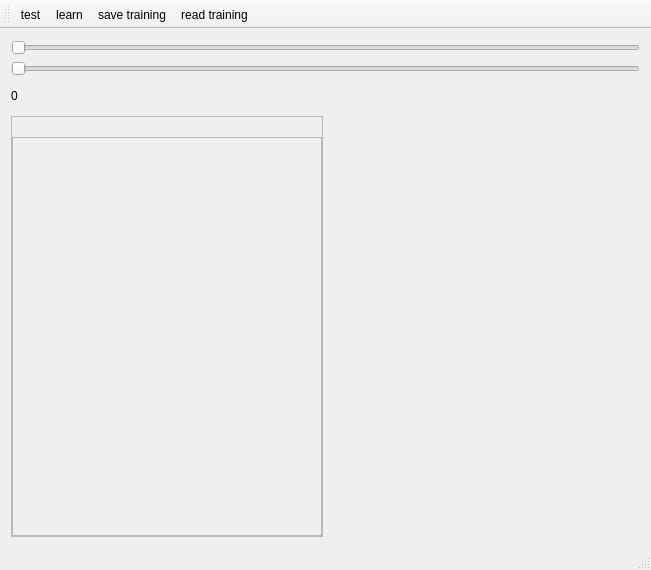
<?xml version="1.0" encoding="UTF-8"?>
<ui version="4.0">
 <class>MainWindow</class>
 <widget class="QMainWindow" name="MainWindow">
  <property name="geometry">
   <rect>
    <x>0</x>
    <y>0</y>
    <width>651</width>
    <height>570</height>
   </rect>
  </property>
  <property name="windowTitle">
   <string>hand writting recognition</string>
  </property>
  <widget class="QWidget" name="centralWidget">
   <layout class="QVBoxLayout" name="verticalLayout" stretch="0,0,0,1">
    <item>
     <widget class="QSlider" name="itemTrain">
      <property name="pageStep">
       <number>1</number>
      </property>
      <property name="orientation">
       <enum>Qt::Horizontal</enum>
      </property>
     </widget>
    </item>
    <item>
     <widget class="QSlider" name="itemTest">
      <property name="pageStep">
       <number>1</number>
      </property>
      <property name="orientation">
       <enum>Qt::Horizontal</enum>
      </property>
     </widget>
    </item>
    <item>
     <layout class="QHBoxLayout" name="horizontalLayout" stretch="0,0,0">
      <property name="topMargin">
       <number>0</number>
      </property>
      <item>
       <widget class="QLabel" name="lbl">
        <property name="sizePolicy">
         <sizepolicy hsizetype="Fixed" vsizetype="Fixed">
          <horstretch>0</horstretch>
          <verstretch>0</verstretch>
         </sizepolicy>
        </property>
        <property name="baseSize">
         <size>
          <width>28</width>
          <height>28</height>
         </size>
        </property>
        <property name="text">
         <string>0</string>
        </property>
       </widget>
      </item>
      <item>
       <widget class="QLabel" name="image">
        <property name="minimumSize">
         <size>
          <width>28</width>
          <height>28</height>
         </size>
        </property>
        <property name="maximumSize">
         <size>
          <width>28</width>
          <height>28</height>
         </size>
        </property>
        <property name="text">
         <string/>
        </property>
       </widget>
      </item>
      <item>
       <spacer name="horizontalSpacer">
        <property name="orientation">
         <enum>Qt::Horizontal</enum>
        </property>
        <property name="sizeHint" stdset="0">
         <size>
          <width>40</width>
          <height>20</height>
         </size>
        </property>
       </spacer>
      </item>
     </layout>
    </item>
    <item>
     <layout class="QHBoxLayout" name="horizontalLayout_2">
      <property name="topMargin">
       <number>0</number>
      </property>
      <item>
       <widget class="QFrame" name="frame">
        <property name="frameShape">
         <enum>QFrame::StyledPanel</enum>
        </property>
        <property name="frameShadow">
         <enum>QFrame::Raised</enum>
        </property>
        <layout class="QVBoxLayout" name="verticalLayout_2" stretch="0,1">
         <property name="leftMargin">
          <number>0</number>
         </property>
         <property name="topMargin">
          <number>0</number>
         </property>
         <property name="rightMargin">
          <number>0</number>
         </property>
         <property name="bottomMargin">
          <number>0</number>
         </property>
         <item>
          <widget class="QLabel" name="recTxt">
           <property name="text">
            <string/>
           </property>
          </widget>
         </item>
         <item>
          <widget class="QFrame" name="frame_2">
           <property name="frameShape">
            <enum>QFrame::StyledPanel</enum>
           </property>
           <property name="frameShadow">
            <enum>QFrame::Raised</enum>
           </property>
           <layout class="QVBoxLayout" name="verticalLayout_3">
            <property name="leftMargin">
             <number>0</number>
            </property>
            <property name="topMargin">
             <number>0</number>
            </property>
            <property name="rightMargin">
             <number>0</number>
            </property>
            <property name="bottomMargin">
             <number>0</number>
            </property>
            <item>
             <widget class="MousePainter" name="draw" native="true"/>
            </item>
           </layout>
          </widget>
         </item>
        </layout>
       </widget>
      </item>
      <item>
       <widget class="QLabel" name="label">
        <property name="font">
         <font>
          <family>Courier New</family>
         </font>
        </property>
        <property name="text">
         <string/>
        </property>
       </widget>
      </item>
     </layout>
    </item>
   </layout>
  </widget>
  <widget class="QMenuBar" name="menuBar">
   <property name="geometry">
    <rect>
     <x>0</x>
     <y>0</y>
     <width>651</width>
     <height>22</height>
    </rect>
   </property>
  </widget>
  <widget class="QToolBar" name="mainToolBar">
   <attribute name="toolBarArea">
    <enum>TopToolBarArea</enum>
   </attribute>
   <attribute name="toolBarBreak">
    <bool>false</bool>
   </attribute>
   <addaction name="actiontest"/>
   <addaction name="actionlearn"/>
   <addaction name="actionsave_training"/>
   <addaction name="actionread_training"/>
  </widget>
  <widget class="QStatusBar" name="statusBar"/>
  <action name="actiontest">
   <property name="text">
    <string>test</string>
   </property>
  </action>
  <action name="actionlearn">
   <property name="text">
    <string>learn</string>
   </property>
  </action>
  <action name="actionsave_training">
   <property name="text">
    <string>save training</string>
   </property>
  </action>
  <action name="actionread_training">
   <property name="text">
    <string>read training</string>
   </property>
  </action>
 </widget>
 <layoutdefault spacing="6" margin="11"/>
 <customwidgets>
  <customwidget>
   <class>MousePainter</class>
   <extends>QWidget</extends>
   <header>mousepainter.h</header>
   <container>1</container>
  </customwidget>
 </customwidgets>
 <resources/>
 <connections/>
</ui>
